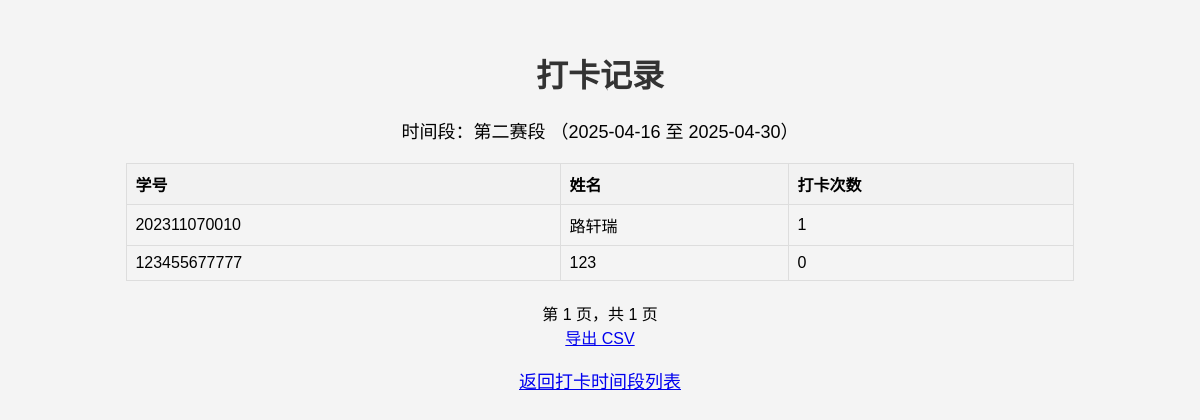
The app's page /admin/records_by_period/1 (signed in) with its own data.
### app.py (models this page shows)
class SignPeriod(db.Model):
    id = db.Column(db.Integer, primary_key=True)
    name = db.Column(db.String(50), nullable=False)  # 时间段名称，如“第一阶段”
    start_date = db.Column(db.Date, nullable=False)
    end_date = db.Column(db.Date, nullable=False)

class User(db.Model, UserMixin):
    id = db.Column(db.Integer, primary_key=True)
    username = db.Column(db.String(20), unique=True, nullable=False)  # 学号，最多12字符
    name = db.Column(db.String(20), nullable=False)  # 姓名
    password = db.Column(db.String(60), nullable=False)
    Departments = db.Column(db.String(13), nullable=False)  # 学院
    QQ = db.Column(db.String(14), nullable=False)
    is_admin = db.Column(db.Boolean, default=False, nullable=False)

### app.py (the view, shortened to what this page needs)
@app.route('/admin/records_by_period/<int:period_id>')
@login_required
def records_by_period(period_id):
    if not current_user.is_admin:
        flash('您没有权限访问此页面。', 'danger')
        return redirect(url_for('dashboard'))
    period = SignPeriod.query.get_or_404(period_id)
    query = db.session.query(
                User,
                func.count(CheckInRecord.id).label('sign_count')
            ) \
            .outerjoin(
                CheckInRecord,
                and_(
                    User.username == CheckInRecord.user_id,
                    func.date(CheckInRecord.date) >= func.date(period.start_date),
                    func.date(CheckInRecord.date) <= func.date(period.end_date)
                )
            ) \
            .group_by(User.id) \
            .order_by(User.id)
    page = request.args.get('page', 1, type=int)
    per_page = 20
    pagination = query.paginate(page=page, per_page=per_page, error_out=False)
    records = pagination.items
    return render_template(
        'admin_records_by_period.html',
        period=period,
        records=records,
        page=page,
        per_page=per_page,
        pagination=pagination
    )

### app.py (called while the page is built)
@login_manager.user_loader
def load_user(user_id):
    return User.query.get(int(user_id))

### templates/admin_records_by_period.html (shortened to what this page needs)
<!DOCTYPE html>
<html lang="zh">
<head>
    <link rel="stylesheet" href="{{ url_for('static', filename='style.css') }}">
</head>
<body>
    <h1>打卡记录</h1>
    <p>时间段：{{ period.name }} （{{ period.start_date }} 至 {{ period.end_date }}）</p>
    {% if records %}
        <table border="1" cellpadding="5" cellspacing="0">
            <thead>
                <tr>
                    <th>学号</th>
                    <th>姓名</th>
                    <th>打卡次数</th>
                </tr>
            </thead>
            <tbody>
                {% for user, sign_count in records %}
                <tr>
                    <td>{{ user.username }}</td>
                    <td>{{ user.name }}</td>
                    <td>{{ sign_count }}</td>
                </tr>
              {% endfor %}
            </tbody>
        </table>
    {% else %}
        <p>该时间段暂无打卡记录。</p>
    {% endif %}
<div class="pagination">
  <span>第 {{ pagination.page }} 页，共 {{ pagination.pages }} 页</span>
</div>
    <a href="{{ url_for('records_by_period', period_id=period.id, export='csv') }}">导出 CSV</a>
    <p><a href="{{ url_for('list_sign_periods') }}">返回打卡时间段列表</a></p>
</body>
</html>

### static/style.css (style rules this page uses)
body { font-family: Arial, sans-serif; background-color: #f4f4f4; text-align: center; margin-top: 50px; }
h1, h2, h3, h4 { color: #333; }
p { font-size: 16px; }
@media (min-width: 1025px) { body { margin-top: 50px; } }
@media (min-width: 1025px) { h1 { font-size: 32px; } }
@media (min-width: 1025px) { p { font-size: 18px; } }
table { border-collapse: collapse; width: 80%; margin: 20px auto; }
th, td { border: 1px solid #ddd; padding: 8px; text-align: left; }
th { background-color: #f2f2f2; }

### records on screen
SignPeriod: name "第二赛段", start_date "2025-04-16", end_date "2025-04-30"
User: username "202311070010", name "路轩瑞", sign_count "1"
User: username "123455677777", name "123", is_admin "0"

### other values on screen
{{ pagination.page }} "1"
{{ pagination.pages }} "1"
